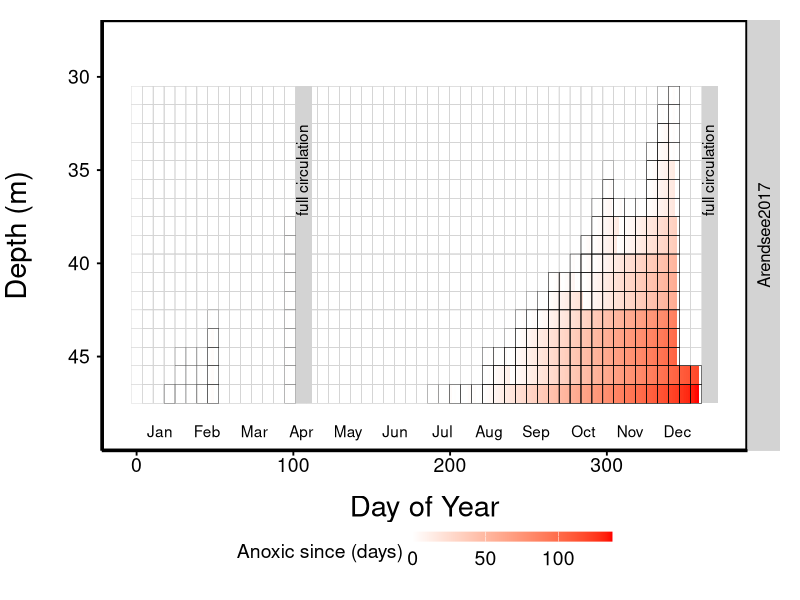
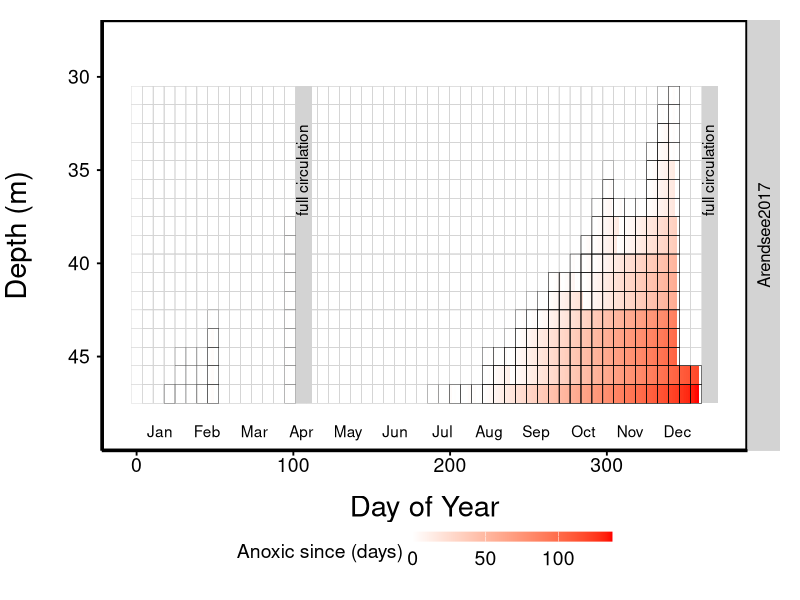

Reproduce these figures in R, in order.
setwd("D:/Postdoc/Allemagne/Github/AnoxicAge/Scripts")
# Graph look
papermet_nofrills <- function(base_size = 14, base_family = "") {
  # Starts with theme_grey and then modify some parts
  theme_bw(base_size = base_size, base_family = base_family) %+replace%
    theme(
      axis.text.x = element_text(size=14,colour="black"),
      axis.text.y = element_text(size=14,colour="black", margin=margin(0,5,0,0), vjust = 0.5),
      axis.ticks =  element_line(colour = "black"), 
      axis.title.x= element_text(size=21,colour="black",vjust=-2),
      axis.title.y= element_text(size=21,angle=90,colour="black",vjust = 6),
      panel.background = element_rect(fill="white",size = 1.5, colour = "black"), 
      panel.border =element_blank(),  
      panel.grid.major = element_blank(), 
      #panel.grid.minor = element_line(colour = "lightgrey"),
      panel.grid.minor = element_blank(), 
      plot.background = element_rect(fill="white",color=NA), 
      plot.title =element_text(size=16,colour="black",margin = margin(0, 0, 10, 0)),
      plot.subtitle =element_text(size=12,colour="black",margin = margin(10, 0, 10, 0)),
      plot.margin = unit(c(1,  1, 1, 2), "lines"),
      legend.background=element_rect(fill='white',color=NA),
      legend.title=element_text(size=14,colour="black"),
      legend.text=element_text(size=14,colour="black"),
      legend.key = element_rect( fill = 'lightgrey',color='white'),
      legend.key.size = unit(c(1.2, 1.2), "lines"),
      axis.line.x = element_line(color="black", size = 1),
      axis.line.y = element_line(color="black", size = 1),
      #factettes
      strip.background = element_rect(colour = 'lightgrey',size = 1,fill = 'lightgrey'), #for boxes of facettes
      panel.spacing = unit(0.6 , "lines"),   #panel margins
      strip.text.x = element_text(size = 12,colour = 'black'),
      strip.text.y = element_text(size = 12,colour = 'black',angle = 90)
    )
}

#packages
library(ggplot2)
library(tidyr)
library(dplyr)
library(readxl)


#information
#thresh.ox tox <- c(0.3)#mg/L entsprich 9.375 uM O2

#imporat data
rich_import <- read.csv("../Output/YSI.aa.2017.csv", fileEncoding = "UTF-8") 
rich_import = t(rich_import[,-1])

# #No anoxia
# rich_import[rich_import>0] = 0
# rich_import[102,] = 1

#Full anoxia
# rich_import[rich_import>=0] = 1


#calculate anoxic age
dptt <- seq(1:(ncol(rich_import)-1)) #only data from 30 m, add top rows later, only days after onset of stratification?
startdate_doy <- 0 #day of onset of stratification
lengthofdata <- nrow(rich_import)
aa.coerced <- data.frame(diy=0,anox.age=0,lake=0,depth.x=0)

#
for (m in 2:length(dptt)) {
#as.numeric turns T/F in 1/0  
depth_series <- data.frame(o2.threshcrossed=as.numeric(rich_import[,m]),diy=1:lengthofdata )

for(i in 2:nrow(depth_series)) { 
  depth_series[i,1] <- (depth_series[i-1,1]+depth_series[i,1])*depth_series[i,1]}

aa.coerced <- rbind(
  aa.coerced,data.frame(
    diy=seq(1:max(depth_series[,2]))+startdate_doy,
    anox.age=depth_series[,1],
    lake="Arendsee2017",
    depth.x=dptt[m]+29))
}
aa.coerced<-aa.coerced%>%filter(lake!=0)

#data format for plot: diy, anox.age, lake, depth.x


#REARRANGE DATA
grids<-7 #usual grid size is 1 (1 day and 0.1m), multiply to make grid broader
grids2<-5 #

holom<- data.frame(diy=c(102,361), #DIYs of circulation events
                   ys=-35,                       # position of "full circulation" text
                   mixi="full circulation", 
                   ymins=c(-47.5), #can be different values if different lakes are displayed
                   lake=c("Arendsee2017")) #some adjustements would be necessary if you wish to change that, or add anther year
monthss<- data.frame(diy=c(seq(from=15,to=365,by=30)),
                     mons=c("Jan","Feb","Mar","Apr","May","Jun","Jul","Aug","Sep","Oct", "Nov", "Dec"),
                     lake="Arendsee2017") #Displayed only in the last row, so "lake" here would be only the lowermost panel
#PLOT

p2 <-ggplot(data=aa.coerced)+
  geom_tile(aes(x=diy,y=-depth.x,fill=anox.age))+
  geom_rect(data=aa.coerced%>%filter(anox.age==0),
            aes(xmin=round(diy/grids)*grids - grids/2, 
                xmax=round(diy/grids)*grids + grids/2, 
                ymin=-round(depth.x/(grids2/10))*(grids2/10) - (grids2/10), 
                ymax=-round(depth.x/(grids2/10))*(grids2/10) + (grids2/10)),
            size=0.05, fill=NA, colour="lightgrey",alpha=0.25)+
  geom_rect(data=aa.coerced%>%filter(anox.age>0),
            aes(xmin=round(diy/grids)*grids - grids/2, 
                xmax=round(diy/grids)*grids + grids/2, 
                ymin=-round(depth.x/(grids2/10))*(grids2/10) - (grids2/10), 
                ymax=-round(depth.x/(grids2/10))*(grids2/10) + (grids2/10)),
            size=0.05, fill=NA, colour="black")+
  scale_fill_gradient(low = "white", high = "red",name="Anoxic since (days)",na.value = 'white')+
  papermet_nofrills()+
  scale_y_continuous(name="Depth (m)",limits=c(-49,-28),breaks=c(-30,-35,-40,-45),labels=c(30,35,40,45))+
  scale_x_continuous(name="Day of Year")+
  theme(legend.position="bottom")+
  guides(fill = guide_colourbar(barheight = 0.5,barwidth  = 10))+
  facet_grid(lake~.#,
             #labeller=labeller(lake=c("cc"="Lake Croche","cw"="Lake Cromwell"))
             )+
  geom_text(data=monthss,aes(x=diy,y=-49,label=mons)) +
  geom_rect(data=holom,aes(xmin=diy,xmax=diy+10,ymin=ymins,ymax=-30.5),fill="lightgrey")+ #change bar for "circulation" here
  geom_text(data=holom,aes(x=diy+3.5,y=ys,label=mixi),angle=90) # position of "full circulation" text

p2

ggsave("../Output/AnoxicAgeGrid_2017.jpg", p2, device = "jpeg")
